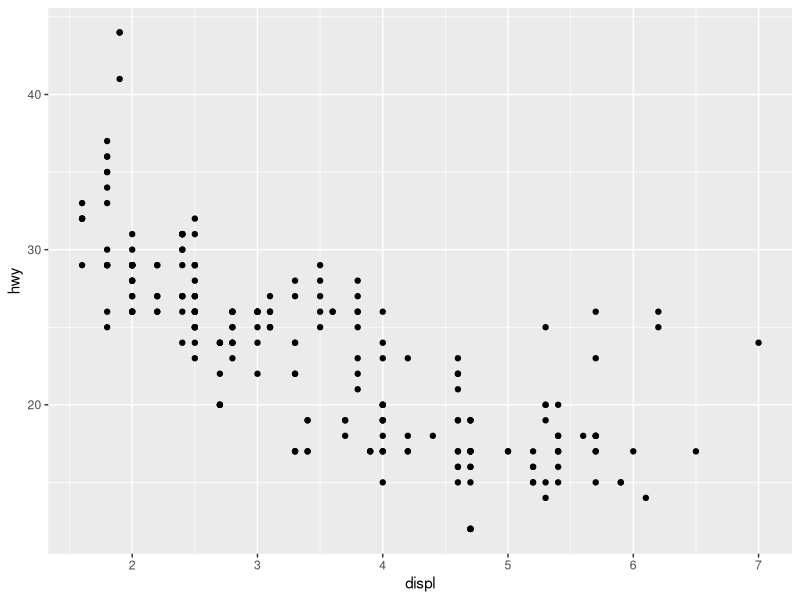
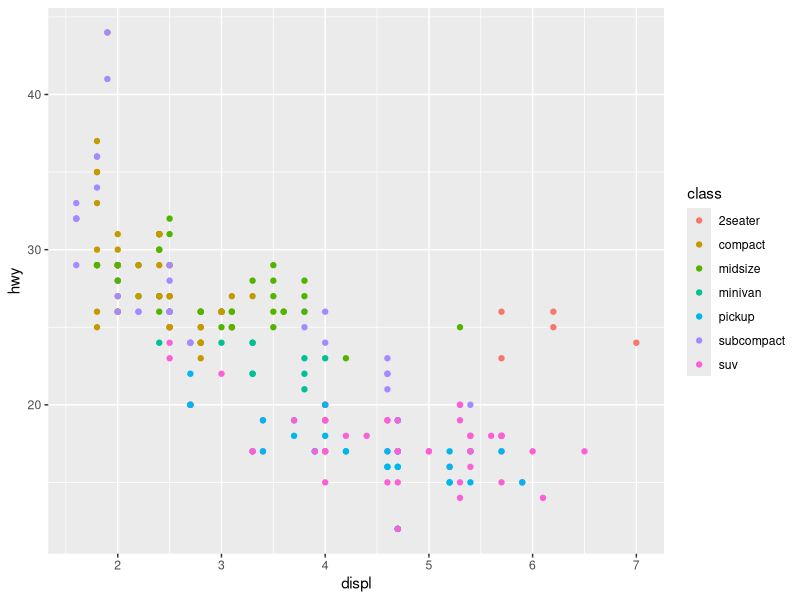
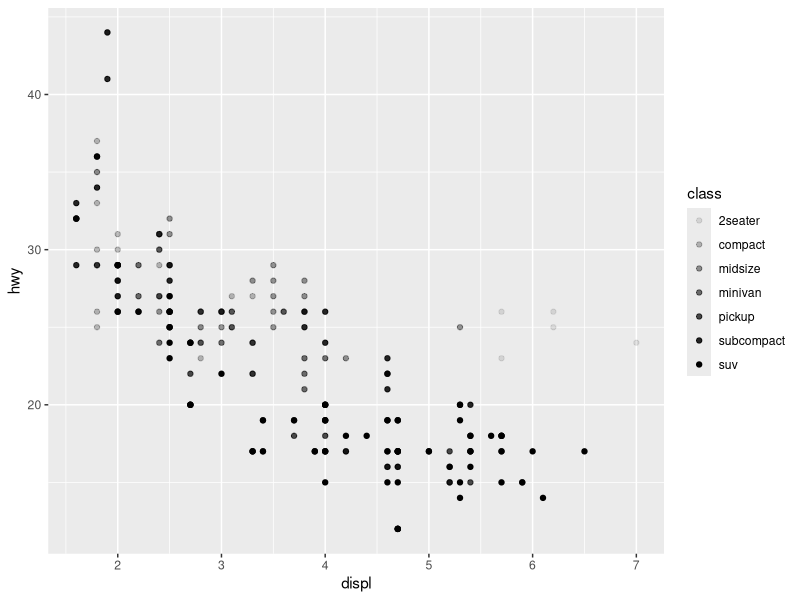
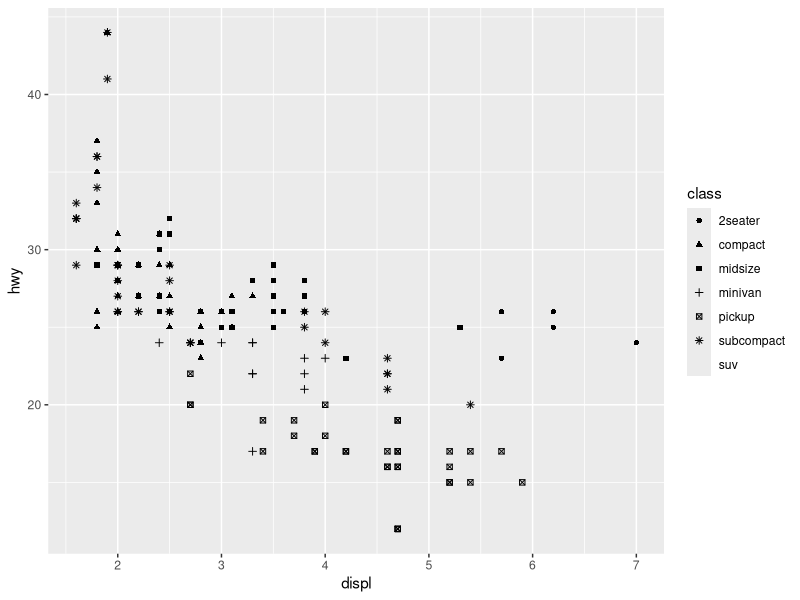

Generate these figures, in order, with R:
library(tidyverse)
mpg

ggplot(data = mpg) +
  geom_point(mapping = aes(x = displ, y = hwy))

ggplot(data = mpg) +
  geom_point(mapping = aes(x = displ, y = hwy, colour = class))
ggplot(data = mpg) +
  geom_point(mapping = aes(x = displ, y = hwy, alpha = class))
ggplot(data = mpg) +
  geom_point(mapping = aes(x = displ, y = hwy, shape = class))          
